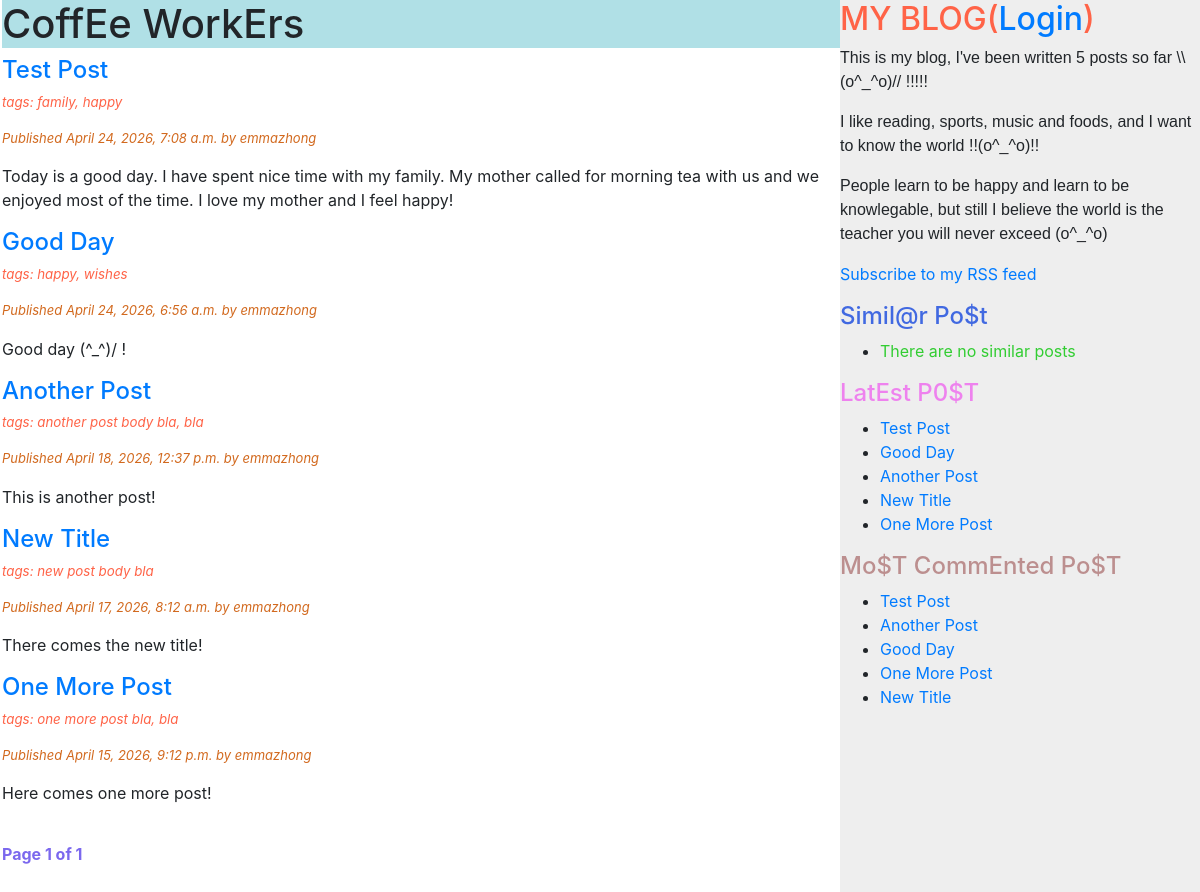
The app's page /, older data.
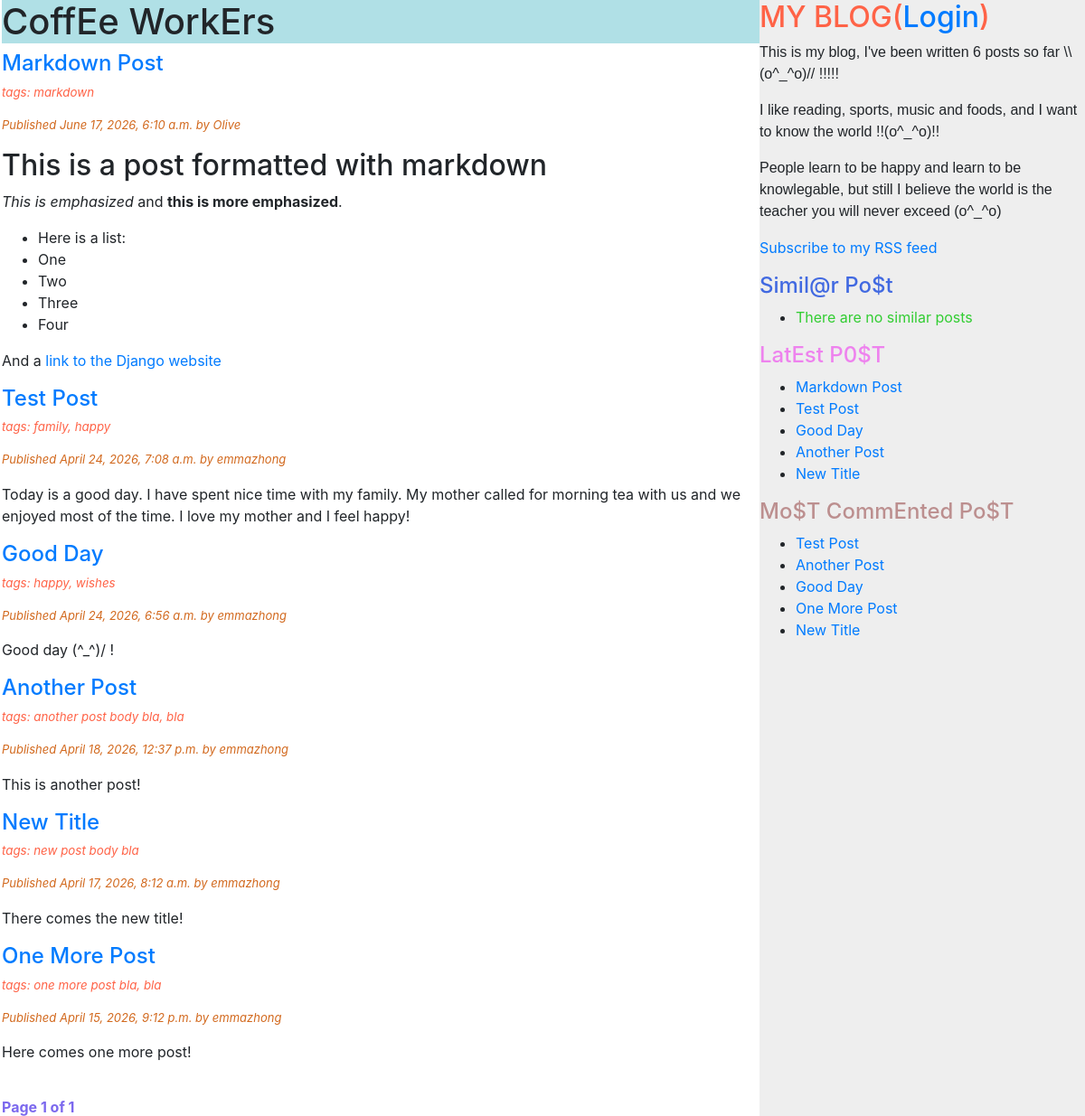
The same page, newer data.
### blog/models.py (models this page shows, shortened)
class Post(models.Model):
    objects = models.Manager()
    published = PublishedManager()
    tags = TaggableManager()
    STATUS_CHOICES = (
        ('draft', 'Draft'),
        ('published', 'Published'),
    )
    title = models.CharField(max_length=250)
    slug = models.SlugField(max_length=250, unique_for_date='publish')
    author = models.ForeignKey(User, on_delete=models.CASCADE, related_name='blog_posts')
    body = models.TextField()
    publish = models.DateTimeField(default=timezone.now)
    created = models.DateTimeField(auto_now_add=True)
    updated = models.DateTimeField(auto_now_add=True)
    status = models.CharField(max_length=10, choices=STATUS_CHOICES, default='published')
    class Meta:
        ordering = ('-publish', )
    def get_absolute_url(self):
        return reverse('blog:post_detail', args=[self.publish.year, self.publish.strftime('%m'), self.publish.strftime('%d'), self.slug])

### blog/views.py (the view)
# urls.py: path('', views.PostListView.as_view(), name='post_list'),
class PostListView(ListView):
    queryset = Post.published.all()
    context_object_name = 'posts'
    paginate_by = 8
    template_name = 'blog/post/list.html'

### blog/models.py (called while the page is built)
    def get_queryset(self):
        return super().get_queryset().filter(status='published')

### blog/templatetags/blog_tags.py (called while the page is built)
@register.simple_tag
def total_posts():
    return Post.published.count()

@register.inclusion_tag('blog/post/latest_posts.html')
def show_latest_posts(count=5):
    latest_posts = Post.published.order_by('-publish')[:count]
    return {'latest_posts': latest_posts}

@register.simple_tag
def get_most_commented_posts(count=5):
    return Post.published.annotate(total_comments=Count('comments')).order_by('-total_comments')[:count]

@register.filter(name='markdown')
def markdown_format(text):
    return mark_safe(markdown.markdown(text))

### blog/templates/blog/post/list.html (shortened to what this page needs)
{% extends "blog/base.html" %}
{% load blog_tags %}
{% block content %}
<h1 style="background-color:powderblue">CoffEe WorkErs</h1>
{% for post in posts %}
<h4>
    <a href="{{ post.get_absolute_url }}">{{ post.title }}</a>
</h4>
<p class="tags" style="color:tomato;font-style:italic;font-size:smaller;">tags: {{ post.tags.all|join:", " }}</p>
<p class="date" style="font-size:small; font-style: italic;color: chocolate;">Published {{ post.publish }} by {{ post.author }}</p>
<div class="post" style="font-size: medium;">
    {{ post.body|markdown|truncatewords_html:42 }}
</div>
{% endfor %}
<br>
{% include "blog/pagination.html" with page=page_obj %}
</div>
{% endblock content %}

### blog/templates/blog/base.html (shortened to what this page needs)
{% load static %}
{% load blog_tags %}
<!DOCTYPE html>
<html>
    <head>
        <link rel="stylesheet" href="https://cdnjs.cloudflare.com/ajax/libs/twitter-bootstrap/4.3.1/css/bootstrap.min.css">
    </head>
    <body>
        <div>
            <div id="content" style="float:left;padding-left:2px;width:70vw;height: 100vh;">
            {% block content %}
            {% endblock content %}
            </div>
            <div id="sidebar" style="background-color:#EEEEEE;float:left;width:30vw;height: 100vmax;">
                <h2 style="color:tomato;">MY BLOG(<a href="">Login</a>)</h2>
                <p style="font-family: Arial, Helvetica, sans-serif;">This is my blog, I've been written {% total_posts %} posts so far \\(o^_^o)// !!!!!</p>
                <p style="font-family: Arial, Helvetica, sans-serif;">I like reading, sports, music and foods, and I want to know the world !!(o^_^o)!!</p>
                <p style="font-family: Arial, Helvetica, sans-serif;">People learn to be happy and learn to be knowlegable, but still I believe the world is the teacher you will never exceed (o^_^o)</p>
                <p><a href="{% url 'blog:post_feed' %}">Subscribe to my RSS feed</a></p>
                <h4 style="color:royalblue;">Simil@r Po$t</h4>
                <ul>
                    {% for post in similar_posts %}
                    <li>
                        <a href="{{ post.get_absolute_url }}">{{ post.title }}</a>
                    </li>
                    {% empty %}
                    <li>
                        <a style="color:limegreen">There are no similar posts</a>
                    </li>
                    {% endfor %}
                </ul>
                <h4 style="color:violet;">LatEst P0$T</h4>
                {% show_latest_posts 5 %}
                <h4 style="color:rosybrown;">Mo$T CommEnted Po$T</h4>
                {% get_most_commented_posts as most_commented_posts %}
                <ul>
                    {% for post in most_commented_posts %}
                    <li>
                        <a href="{{ post.get_absolute_url }}">{{ post.title }}</a>
                    </li>
                    {% endfor %}
                </ul>
            </div>
    </body>
</html>

### blog/templates/blog/pagination.html (shortened to what this page needs)
<div id="pagination">
    <h6>
        <span class="step-links">
        <span class="current" style="color:mediumslateblue;font-weight:bold;">Page {{ page.number }} of {{ page.paginator.num_pages }}</span>
        </span>
    </h6>
</div>

### blog/templates/blog/post/latest_posts.html
<ul>
    {% for post in latest_posts %}
    <li>
        <a href="{{ post.get_absolute_url }}">{{ post.title }}</a>
    </li>
    {% endfor %}
</ul>

Row changes from the older to the newer data that the page shows:
no longer on one of the page's lists (row unchanged): Post: title "One More Post"
added Post: title "Markdown Post", tags.all "markdown", publish "June 17, 2026, 6:10 a.m.", author "Olive", body "This is a post formatted with markdown This is emphasized and this is more emphasized . Here is a list: One Two Three Four And a link to the Django website"
Text that changed along with them:
text no longer shown: "5"
text now shown: "6"
